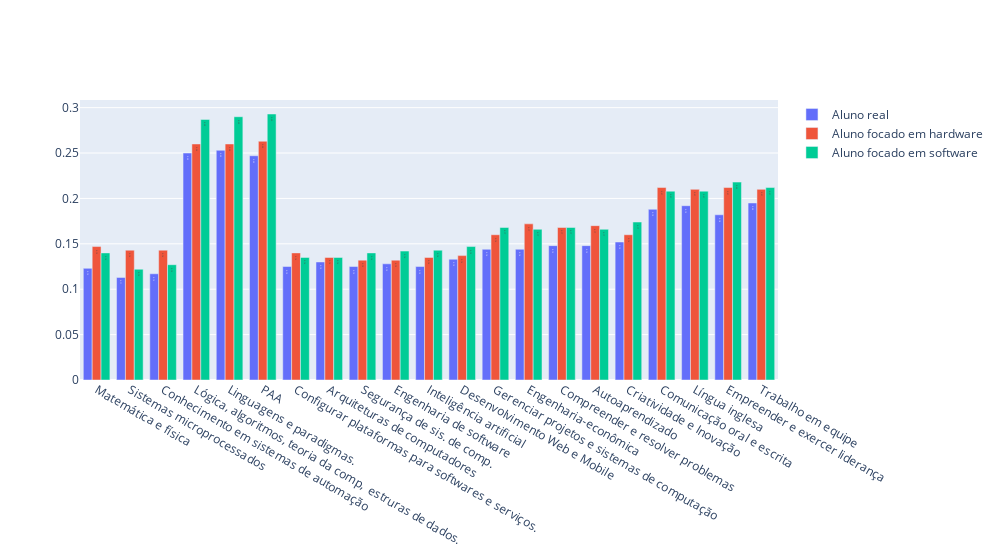

The notebook cell this image was saved under:
### Markdown cell above
## Plot comparando os alunos ideias (inventados)

### Code cell
fig = Plot.bar_plot(
    categorias,
    ['Aluno real', 'Aluno focado em hardware', 'Aluno focado em software'],
    [
        list(visao_aluno.values()),
        list(visao_aluno_ideal_hw.values()),
        list(visao_aluno_ideal_sw.values()),
    ])
# fig.write_html(path.join(OUT_DIR, 'bar_plot_alunos.html'))
fig.write_image(path.join(OUT_DIR, 'bar_plot_alunos.pdf'), format='pdf')
fig

### Figure 1 — Plotly figure (JSON) as saved in the notebook; plotly's stock layout.template omitted (floating-point values rounded to 4 significant figures)
{"data": [{"name": "Aluno real", "text": ["0.123", "0.113", "0.117", "0.25", "0.253", "0.247", "0.125", "0.13", "0.125", "0.128", "0.125", "0.133", "0.144", "0.144", "0.148", "0.148", "0.152", "0.188", "0.192", "0.182", "0.195"], "textposition": "auto", "texttemplate": "%{text:.2f}", "type": "bar", "x": ["Matemática e física", "Sistemas microprocessados", "Conhecimento em sistemas de automação ", "Lógica, algoritmos, teoria da comp,  estruras de dados.", "Linguagens e paradigmas.", "PAA", "Configurar plataformas para softwares e serviços.", "Arquiteturas de computadores", "Segurança de sis. de comp.", "Engenharia de software", "Inteligência artificial", "Desenvolvimento Web e Mobile", "Gerenciar projetos e sistemas de computação", "Engenharia-econômica", "Compreender e resolver problemas", "Autoaprendizado", "Criatividade e Inovação", "Comunicação oral e escrita", "Língua inglesa", "Empreender e exercer liderança", "Trabalho em equipe"], "y": [0.123, 0.113, 0.117, 0.25, 0.253, 0.247, 0.125, 0.13, 0.125, 0.128, 0.125, 0.133, 0.144, 0.144, 0.148, 0.148, 0.152, 0.188, 0.192, 0.182, 0.195]}, {"name": "Aluno focado em hardware", "text": ["0.147", "0.143", "0.143", "0.26", "0.26", "0.263", "0.14", "0.135", "0.132", "0.132", "0.135", "0.137", "0.16", "0.172", "0.168", "0.17", "0.16", "0.212", "0.21", "0.212", "0.21"], "textposition": "auto", "texttemplate": "%{text:.2f}", "type": "bar", "x": ["Matemática e física", "Sistemas microprocessados", "Conhecimento em sistemas de automação ", "Lógica, algoritmos, teoria da comp,  estruras de dados.", "Linguagens e paradigmas.", "PAA", "Configurar plataformas para softwares e serviços.", "Arquiteturas de computadores", "Segurança de sis. de comp.", "Engenharia de software", "Inteligência artificial", "Desenvolvimento Web e Mobile", "Gerenciar projetos e sistemas de computação", "Engenharia-econômica", "Compreender e resolver problemas", "Autoaprendizado", "Criatividade e Inovação", "Comunicação oral e escrita", "Língua inglesa", "Empreender e exercer liderança", "Trabalho em equipe"], "y": [0.147, 0.143, 0.143, 0.26, 0.26, 0.263, 0.14, 0.135, 0.132, 0.132, 0.135, 0.137, 0.16, 0.172, 0.168, 0.17, 0.16, 0.212, 0.21, 0.212, 0.21]}, {"name": "Aluno focado em software", "text": ["0.14", "0.122", "0.127", "0.287", "0.29", "0.293", "0.135", "0.135", "0.14", "0.142", "0.143", "0.147", "0.168", "0.166", "0.168", "0.166", "0.174", "0.208", "0.208", "0.218", "0.212"], "textposition": "auto", "texttemplate": "%{text:.2f}", "type": "bar", "x": ["Matemática e física", "Sistemas microprocessados", "Conhecimento em sistemas de automação ", "Lógica, algoritmos, teoria da comp,  estruras de dados.", "Linguagens e paradigmas.", "PAA", "Configurar plataformas para softwares e serviços.", "Arquiteturas de computadores", "Segurança de sis. de comp.", "Engenharia de software", "Inteligência artificial", "Desenvolvimento Web e Mobile", "Gerenciar projetos e sistemas de computação", "Engenharia-econômica", "Compreender e resolver problemas", "Autoaprendizado", "Criatividade e Inovação", "Comunicação oral e escrita", "Língua inglesa", "Empreender e exercer liderança", "Trabalho em equipe"], "y": [0.14, 0.122, 0.127, 0.287, 0.29, 0.293, 0.135, 0.135, 0.14, 0.142, 0.143, 0.147, 0.168, 0.166, 0.168, 0.166, 0.174, 0.208, 0.208, 0.218, 0.212]}], "layout": {"barmode": "group", "uniformtext": {"minsize": 1, "mode": "show"}, "width": 1000}}
